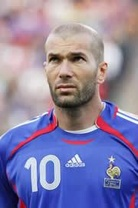
%> input picture MatlabScripts/zidane.jpg, 138 x 208 px, shrunk from 180 x 270 before the run
$ octave FaceDetection.m   (GNU Octave 9; MATLAB toolbox functions it lacks are replaced by stand-ins)
%> lines starting %> are read from the running program, lines starting %| are printed output that depends on the picture; in (x1, y1, x2, y2) boxes, pixels count from 0 and x2, y2 are one past the last pixel; in counts of white or black regions, pixels touching at a corner belong together; the program's own positions count from 1
%% Read the face image.
img=imread('zidane.jpg');
%> img is the input picture: size 208x138x3 uint8; mean R, G, B 140, 130.9, 164.9
subplot(2,2,1);
imshow(img), title('Original face photo');

%% Face detection using CascadeObjectDetector.
detector = vision.CascadeObjectDetector;
bbox = step(detector, img);
%> bbox = [37 37 60 60]
outImg=insertObjectAnnotation(img,'rectangle',bbox,...
    'Face detected');
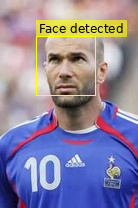
%> outImg: size 208x138x3 uint8; 6% of pixels changed, all inside (x1, y1, x2, y2) = (36, 20, 127, 96)
subplot(2,2,2);
imshow(outImg), title('Face detected in photo');

%% ------ Eyes detection
%% Read the face image.
img=imread('Image4.jpg');
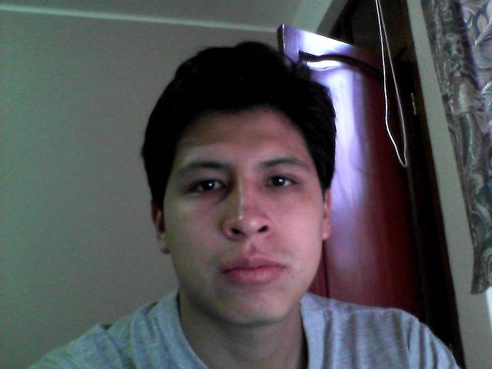
%> input picture MatlabScripts/Image4.jpg, 492 x 369 px, shrunk from 640 x 480 before the run
%> img is the input picture: size 369x492x3 uint8; mean R, G, B 80.8, 80.7, 83.7
figure
imshow(img), title('Original face photo');

%% Face detection using CascadeObjectDetector.
detector = vision.CascadeObjectDetector('ClassificationModel','EyePairSmall');
% detector.MergeThreshold=8;
% detector = vision.CascadeObjectDetector('ClassificationModel','UpperBody');
%> (the run ends here)
